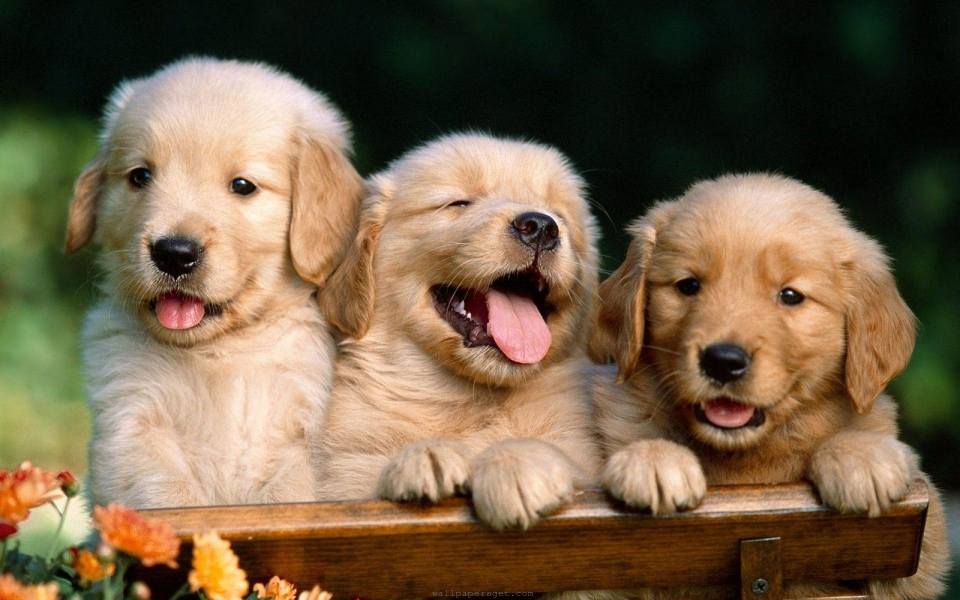
#> input picture imgs/dog.jpg, 2880 x 1800 px, found by its file name (shown at 1/3 size)
$ python birds_image_tests.py
#> lines starting #> are read from the running program, lines starting #| are printed output that depends on the picture; after the words box and inside, x2 and y2 are one past the last pixel; in counts of white or black regions, pixels touching at a corner belong together
### exercises/dogs_image_tests.py
import cv2
import numpy as np
import os
from matplotlib import pyplot as plt

def show_image(img, title='Image'):
    cv2.imshow(title, img)
    cv2.waitKey(0)
    cv2.destroyAllWindows()

def save_image(img, filename):
    cv2.imwrite(os.path.join('processed','imgs', filename), img)

def main():
    img_path = os.path.join('imgs','dog.jpg')
    img = cv2.imread(img_path)
#> img is the input picture: shape (1800, 2880, 3); mean B, G, R 71.2, 96.3, 115.6

    if img is None:
        raise FileNotFoundError(f"Image not found at {img_path}")
    img = cv2.resize(img, (620, 480))
#> img: shape (480, 620, 3)


    # Display the original image
    # show_image(img)


    # Convert to grayscale
    img_gray = cv2.cvtColor(img, cv2.COLOR_BGR2GRAY)
    img_color = cv2.cvtColor(img, cv2.COLOR_BGR2HSV)
#> img_color: shape (480, 620, 3); mean H, S, V 33.9, 131.4, 119.8
    # show_image(img_color)
    # save_image(img_gray, 'dog_gray.jpg')


    # adding blurring effects
    img_blur = cv2.GaussianBlur(img, (5, 1), 0)
    # show_image(img_blur)

    img_blur = cv2.blur(img, (1, 5), 0)
    # show_image(img_blur)

    img_blur = cv2.medianBlur(img, 7)
    # show_image(img_blur)
    # save_image(img_blur, 'dog_medianBlur.jpg')

    img_blur = cv2.bilateralFilter(img, 8, 75, 75)
    # show_image(img_blur)
    # save_image(img_blur, 'dog_bilateralFilter.jpg')


    # rotating the image
    img_rotated = cv2.rotate(img, cv2.ROTATE_90_CLOCKWISE)
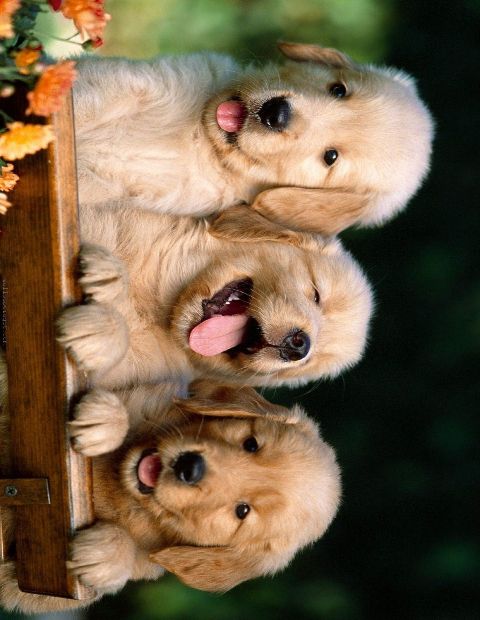
#> img_rotated: shape (620, 480, 3); mean B, G, R 71.1, 96.2, 115.5
    # show_image(img_rotated)
    # save_image(img_rotated, 'dog_rotate90.jpg')

    # flipping the image
    img_flipped = cv2.flip(img,1)
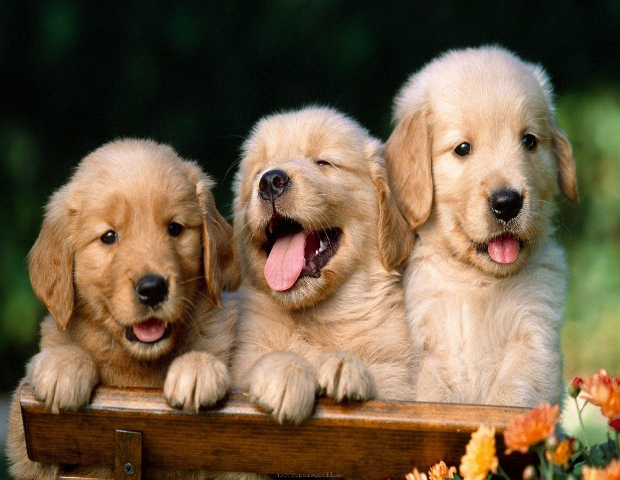
#> img_flipped: shape (480, 620, 3); mean B, G, R 71.1, 96.2, 115.5
    # show_image(img_flipped)
    # save_image(img_flipped, 'dog_flippedH.jpg')

    # Thresholding
    _, img_thres = cv2.threshold(img_gray, 80, 255, cv2.THRESH_BINARY)
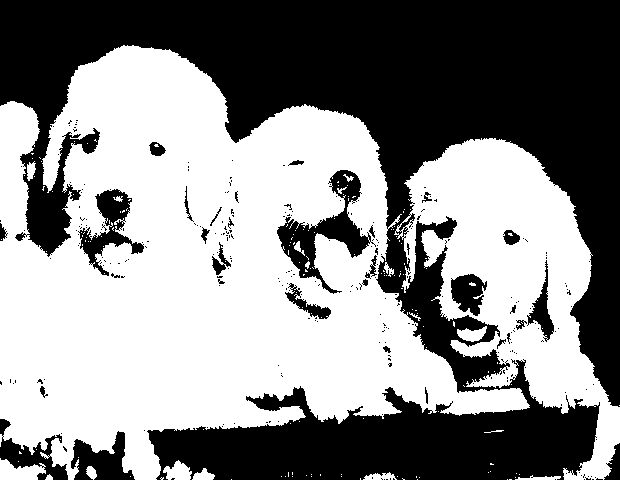
#> img_thres: shape (480, 620); 54.1% white; 271 black regions (240 under 20 px), largest, box (x1, y1, x2, y2) and area: (0, 0, 620, 480) 123492, (277, 170, 376, 294) 3448, (78, 189, 144, 276) 1897
    # show_image(img_thres)

    adap_thres = cv2.adaptiveThreshold(img_gray, 255, cv2.ADAPTIVE_THRESH_GAUSSIAN_C, cv2.THRESH_BINARY, 31, 8)
#> adap_thres: shape (480, 620); 79.7% white; 2724 black regions (2495 under 20 px), largest, box (x1, y1, x2, y2) and area: (54, 36, 620, 407) 8412, (79, 357, 435, 480) 6275, (348, 243, 567, 426) 4398
    show_image(adap_thres)


main()


# [9 lines left out: function hist, not called in this run]

# hist()

### exercises/birds_image_tests.py
import cv2
import numpy as np
import os
from exercises.dogs_image_tests import show_image, save_image

img = os.path.join('imgs', 'birds.jpg')
img = cv2.imread(img)
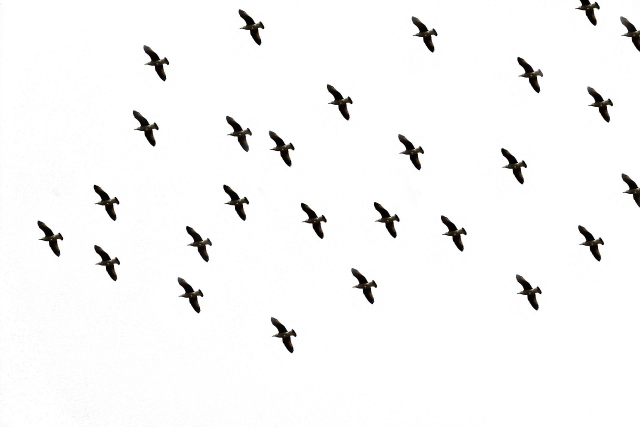
#> input picture imgs/birds.jpg, 1280 x 854 px, found by its file name (shown at 1/2 size)
#> img is the input picture: shape (854, 1280, 3); mean B, G, R 246.8, 247, 247.2
img = cv2.resize(img, (640, 480))
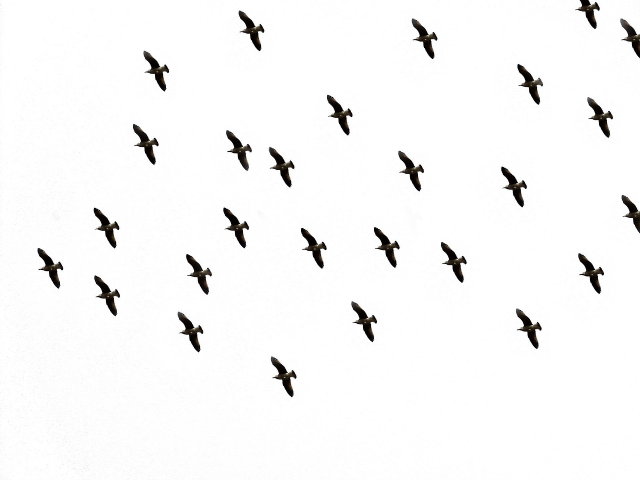
#> img: shape (480, 640, 3); mean B, G, R 246.8, 246.9, 247.1

# edge detection
img_edges = cv2.Canny(img, 80, 210)
#> img_edges: shape (480, 640); 1.4% white in thin lines or dots, all inside (x1, y1, x2, y2) = (37, 0, 640, 397)
# show_image(img_edges)
# save_image(img_edges, 'birds_canny.jpg')

img_gray = cv2.cvtColor(img, cv2.COLOR_BGR2GRAY)
#> img_gray: shape (480, 640)
# show_image(img_gray, 'Grayscale Image')

img_edges = cv2.cornerHarris(np.float32(img_gray), 2, 1, 0.04)
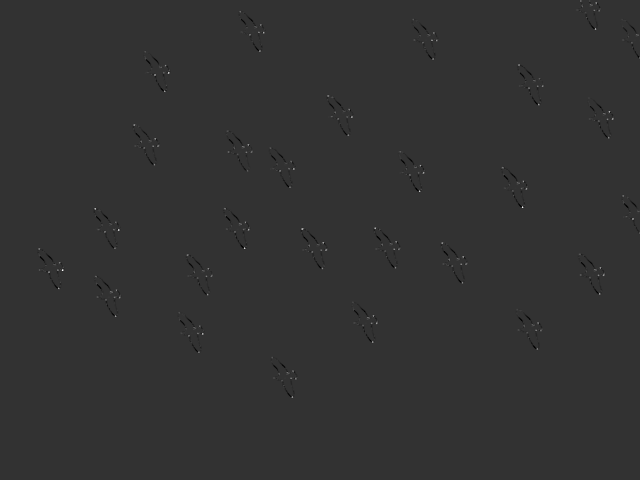
#> img_edges: shape (480, 640) float32; min -249245824, max 1.01e+09, mean -197853.3; drawn with min black and max white
# show_image(img_edges, 'Harris Corners')
# save_image(img_edges, 'birds_HarrisCorner.jpg')


# Thresholding
_, img_thres = cv2.threshold(img_gray, 100, 255, cv2.THRESH_BINARY_INV)
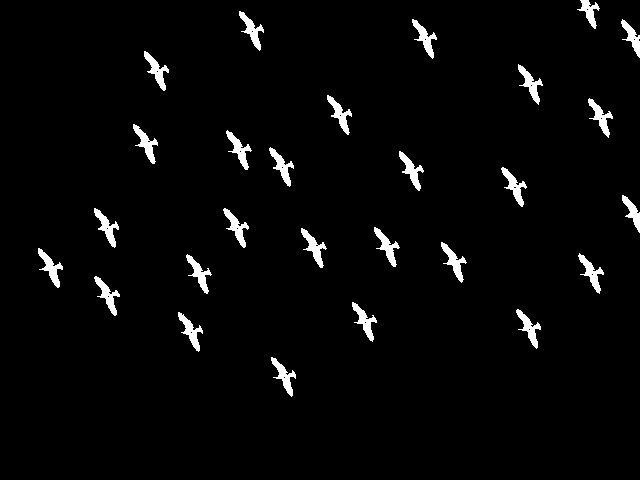
#> img_thres: shape (480, 640); 3% white; 27 white regions, largest, box (x1, y1, x2, y2) and area: (38, 248, 63, 288) 355, (301, 228, 327, 268) 353, (133, 124, 158, 164) 352
# show_image(img_thres, 'Thresholded Image')


# Finding contours
#> (the run stopped early here; a loop or call above may not have finished)
